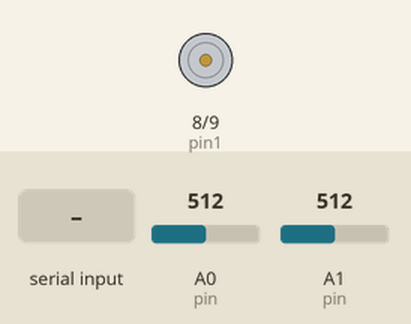
Bench run of a sketch on a simulated Arduino Uno, built with avr-gcc and run on an emulated ATmega328P. On the bench: motor-driver pin pairs drawn as motors (green arrow = first pin HIGH = forward, orange = second pin HIGH = backward, longer = more drive). The test bench sets the inputs (shaded band); at power-on: A0 (pin) = 512, A1 (pin) = 512.

Above: at 1.6 s.
1.7 s: "A" received over Serial
At 1.9 s:
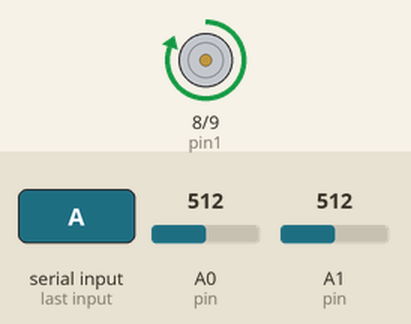
3.6 s: "B" received over Serial
At 3.8 s:
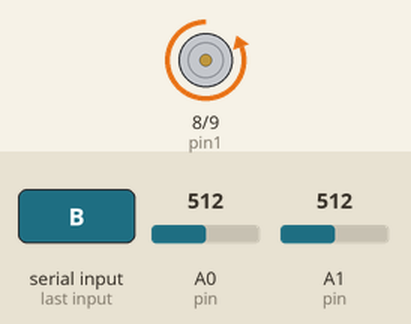
Timing chart, 0 to 6.6 s (numbered marks = the images above; inputs shaded):
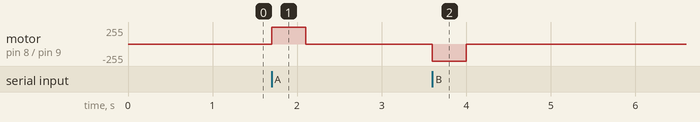

The sketch:

arduino.ino
```cpp
#include <Arduino.h>
#include "arduino.h"

// Define various ADC prescaler
const unsigned char PS_16 = (1 << ADPS2);
const unsigned char PS_32 = (1 << ADPS2) | (1 << ADPS0);
const unsigned char PS_64 = (1 << ADPS2) | (1 << ADPS1);
const unsigned char PS_128 = (1 << ADPS2) | (1 << ADPS1) | (1 << ADPS0);

#define cbi(sfr, bit) (_SFR_BYTE(sfr) &= ~_BV(bit))
#define sbi(sfr, bit) (_SFR_BYTE(sfr) |= _BV(bit))

double signalAverage = 1024;
int levels[2];
long lastMotorTime;

#define pin1 8
#define pin2 9

void setup() {
    Serial.begin(115200);
    pinMode(A0, INPUT);
    pinMode(A1, INPUT);

    pinMode(pin1, OUTPUT);
    pinMode(pin2, OUTPUT);

    // setup ADC
    //ADCSRA &= ~PS_16; // remove bits set by arduino lib
    //ADCSRA |= PS_16;     //set prescaler
    sbi(ADCSRA, ADPS2);
    cbi(ADCSRA, ADPS1);
    cbi(ADCSRA, ADPS0);

    // calibrate for ambient noise
    for(int i; i < 5000; i++){
        readSounds();
        updateAverage();
    }
}


#define TOLERANCE 150
int i = 0;
void loop() {
    readSounds();

    if(millis() - lastMotorTime > 400){
        digitalWrite(pin1, LOW);
        digitalWrite(pin2, LOW);
    }

    int minimum = signalAverage+TOLERANCE;
    char dir = checkLevels(minimum); //returns the speaker which detected the signal
    long initialTime = micros();
    if(dir){
        int deltaTime = performMeasurement(dir, signalAverage+TOLERANCE/2, 3000, initialTime);
        if(deltaTime) {

            if (dir == 'R'){
                deltaTime = -deltaTime;
            }

            Serial.println(deltaTime);

            /*byte bArray[sizeof(int)+sizeof(char)*2];
            bArray[0] = (int)deltaTime;
            bArray[sizeof(int)] = dir;
            bArray[sizeof(int)+sizeof(char)] = '\n';
            Serial.write(bArray, sizeof(bArray));*/
        }
        delay(1000);
    } else updateAverage();
}

/// Reads the signals from the ADC.
/// \return pointer to an int array length 2
void readSounds(){
    levels[0] = analogRead(0);
    levels[1] = analogRead(1);
}

void updateAverage(){
    signalAverage = _updateAverage(levels[0], signalAverage);
    signalAverage = _updateAverage(levels[1], signalAverage);
}

double _updateAverage(int level, double average){
    average = average + 0.001 * (level-average);
    return average;
}

char checkLevels(int minimum){
    if(levels[0] > minimum || levels[1] > minimum){
        if(levels[0] > levels[1]) return 'L';
        else return 'R';
    }
    return 0;
}

long performMeasurement(char originalDir, int minimum, long timeout, long initialTime){
    // pick the appropriate pin for measurement
    uint8_t pin = 1;
    if(originalDir == 'R') pin = 0;

    do{
        levels[pin] = analogRead(pin);
        if(micros()-initialTime > timeout){
            return 0;
        }
    }while(levels[pin] < minimum);
    return micros()-initialTime;
}

void serialEvent() {
    while (Serial.available()) {
        char inChar = (char)Serial.read();
        if(inChar == 'A'){
            digitalWrite(pin1, HIGH);
        }
        if(inChar == 'B'){
            digitalWrite(pin2, HIGH);
        }
        lastMotorTime = millis();
    }
}
```

Measured:
- after the input at 1.7 s, motor on pin 8 (pin1) / pin 9 (pin2): stopped → forward 255/255 at once, → stopped 0.40 s later
- after the input at 3.6 s, motor on pin 8 (pin1) / pin 9 (pin2): stopped → backward 255/255 at once, → stopped 0.40 s later
